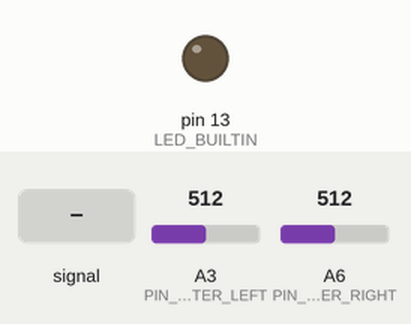
A program run on a simulated Arduino Nano, built with avr-gcc and run on an emulated ATmega328P. Shown: output pins drawn as LEDs (lit = HIGH). Dashed ring = blinking. The test bench sets the inputs (shaded band); at power-on: A3 (PIN_PERIMETER_LEFT) = 512, A6 (PIN_PERIMETER_RIGHT) = 512. What the program prints to the serial monitor is not drawn.

Above: at 2.8 s.
2.9 s: A3 (PIN_PERIMETER_LEFT) fed a 2 Hz sine of ±306 counts around its level
At 4.9 s:
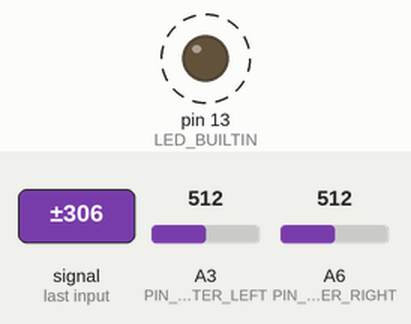
5.9 s: A3 (PIN_PERIMETER_LEFT) set to 716
At 7.1 s:
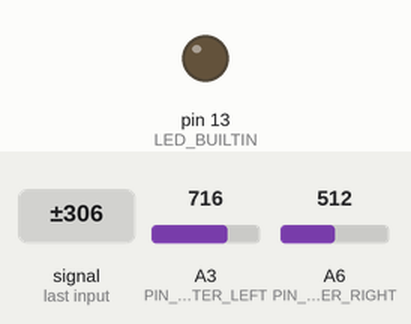
Timing chart, 0 to 8.9 s (numbered marks = the images above; inputs shaded):
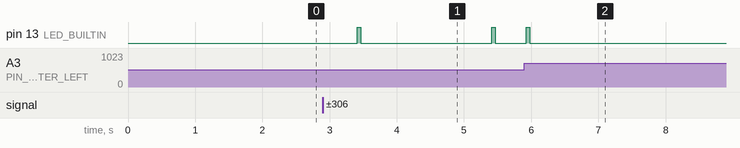

The program:

main.cpp
```cpp
#include <ACS712_AmpSensor.h>
#include <Arduino.h>
#include <SoftwareSerial.h>
#include <Wire.h>
#include <adcman.h>
#include <config.h>
#include <main.h>
#include <perimeter.h>


Perimeter perimeter;
SoftwareSerial serialToESP32(PIN_RX, PIN_TX);

unsigned long currentMillis = 0;
unsigned long lastMillisPerimeter = 0;
unsigned long sendPerimeterInterval = 50;
int isInside = -1;

void setup() {
    Serial.begin(9600);
    serialToESP32.begin(9600);
    ADCMan.init();
    // ADCMan.sampleRate = SRATE_9615;
    perimeter.setPins(PIN_PERIMETER_LEFT, PIN_PERIMETER_RIGHT);
    perimeter.speedTest();
    pinMode(LED_BUILTIN, OUTPUT);
    digitalWrite(LED_BUILTIN, LOW);
    delay(25);
    Serial.println("setup done!");
}


void loop() {

    currentMillis = millis();
    ADCMan.run();

    if (currentMillis - lastMillisPerimeter > sendPerimeterInterval) {

        if (ADCMan.isCaptureComplete(PIN_PERIMETER_LEFT)) {

            char message[10];
            snprintf(message, sizeof(message), "%d", perimeter.getMagnitude(0));
            // Serial.println(message);
            // SendDataToESP32(NodeMCUMessageTopics::PerimeterValue, message);

            int inside = perimeter.isInside(0) == true ? 1 : 0;

            if (isInside != inside) {
                snprintf(message, sizeof(message), "%d", inside);
                SendDataToESP32(NodeMCUMessageTopics::PerimeterInsideValue, message);
                isInside = inside;
                // Serial.println("send");
                digitalWrite(LED_BUILTIN, isInside == 1 ? 0 : 1);
            }

            lastMillisPerimeter = currentMillis;
        }
    }
}

void SendDataToESP32(NodeMCUMessageTopics topic, char *value) {
    serialToESP32.print('|' + String(topic) + "=" + value + ";" + '\n');
}
```

ACS712_AmpSensor.h
```cpp
#ifndef ACS712_h
#define ACS712_h

#include <Arduino.h>

#define ADC_SCALE 1023.0
#define VREF 5.0
#define DEFAULT_FREQUENCY 50

enum ACS712_type { ACS712_05B, ACS712_20A, ACS712_30A };

class ACS712 {
  public:
    ACS712(ACS712_type type, uint8_t _pin);
    int calibrate();
    void setZeroPoint(int _zero);
    void setSensitivity(float sens);
    float getCurrentDC();
    float getCurrentAC(uint16_t frequency = 50);

  private:
    int zero = 512;
    float sensitivity;
    uint8_t pin;
};

#endif
```

adcman.h
```cpp
// (licence header left out)
/*
Problem: you have multiple analog inputs, some need only to be sampled once, other need
a fixed sample rate.

Solution:
Arduino ADC manager (ADC0-ADC9)
- can capture multiple pins one after the other (example ADC0: 1000 samples, ADC1: 100 samples, ADC2: 1 sample etc.)
- can capture more than one sample into buffers (fixed sample rate)
- runs in background: interrupt-based (free-running)
- two types of ADC capture:
  1) free-running ADC capturing (for certain sample count) (8 bit signed - zero = VCC/2)
  2) ordinary ADC sampling (one-time sampling) (10 bit unsigned)
- WARNING: never use any 'analogRead()' in your code when using this class!

How to use it (example):
1. Initialize ADC:  ADCMan.init();
2. Set ADC pin:     ADCMan.setCapture(pinMotorMowSense, 1, 1);
3. Program loop:    while (true){
                      ADCMan.run();
                      if (ADCMan.isCaptureComplete(pinMotorMowSense)){
                        int value = ADCMan.read(pinMotorMowSense);
                      }
                    }
*/


#ifndef ADCMAN_H
#define ADCMAN_H


#include <Arduino.h>


// sample rates
enum {
  SRATE_9615,
  SRATE_19231,
  SRATE_38462
};


class ADCManager
{
  public:
    ADCManager();
    // call this in setup
    void init();
    // call this to calibrate offsets of channels with autocalibrate
    void calibrate();
    // configure sampling for pin:
    // samplecount = 1: 10 bit sampling (unsigned)
    // samplecount > 1: 8 bit sampling (signed - zero = VCC/2)
    void setCapture(byte pin, byte samplecount, boolean autoCalibrateOfs);
    // get buffer with samples for pin
    int8_t* getCapture(byte pin);
    // restart sampling for pin
    void restart(byte pin);
    // samplecount=1: get one sample for pin
    // samplecount>1: get first sample for pin
    int read(byte pin);
	// read the median value of samples
    int readMedian(byte pin);
    boolean isCaptureComplete(byte pin);
    // statistics only
    int getCapturedChannels();
    int16_t getADCMin(byte pin);
    int16_t getADCMax(byte pin);
    int16_t getADCOfs(byte pin);
    // return number samples to capture
    int getCaptureSize(byte pin);
    // calibration data available?
    boolean calibrationDataAvail();
    // get the manager running, starts sampling next pin
    void run();
    uint8_t sampleRate;
  private:
    int capturedChannels;
    void startADC(int sampleCount);
    bool calibrationAvail;
    void calibrateOfs(byte pin);
    void startCapture(int sampleCount);
    void stopCapture();
    boolean loadCalib();
    void loadSaveCalib(boolean readflag);
    void saveCalib();
    void printCalib();
};

extern ADCManager ADCMan;


#endif
```

flashmem.h
```cpp
#ifndef FLASHMEM_H
#define FLASHMEM_H

#include <Arduino.h>


class FlashClass
{
  public:
    boolean verboseOutput;
    FlashClass();
    byte read(uint32_t address);
    byte* readAddress(uint32_t address);
    boolean write(uint32_t address, byte value);
    boolean write(uint32_t address, byte *data, uint32_t dataLength);
    void dump();
    void restore();
		void test();
};


extern FlashClass Flash;


template <class T> int eewrite(int &ee, const T& value)
{
    const byte* p = (const byte*)(const void*)&value;
    unsigned int i;
    for (i = 0; i < sizeof(value); i++)
          Flash.write(ee++, *p++);
    return i;
}

template <class T> int eeread(int &ee, T& value)
{
    byte* p = (byte*)(void*)&value;
    unsigned int i;
    for (i = 0; i < sizeof(value); i++)
          *p++ = Flash.read(ee++);
    return i;
}

template <class T> int eereadwrite(boolean readflag, int &ee, T& value)
{
    byte* p = (byte*)(void*)&value;
    unsigned int i;
    for (i = 0; i < sizeof(value); i++)
    {
       if (readflag) *p++ = Flash.read(ee++);
         else Flash.write(ee++, *p++);
    }
    return i;
}


int eereadwriteString(boolean readflag, int &ee, String& value);


#endif
```

main.h
```cpp
#pragma once

#include <Arduino.h>

enum NodeMCUMessageTopics { NewState = 1, PerimeterValue = 2, PerimeterInsideValue = 3, AmpValue = 4, VoltValue = 5, RainValue = 6 };

void SendDataToESP32(NodeMCUMessageTopics topic, char *value);
```

perimeter.h
```cpp
// (licence header left out)
/*
perimeter v2 receiver for Arduino sound sensors/LM386 using digital filter: matched filter - evaluates signal polarity of 'pulse3' signal on one ADC pin (for one coil)
 (for details see    http://wiki.ardumower.de/index.php?title=Perimeter_wire )

How to use it (example):
  1. initialize ADC:        ADCMan.init();
  2. set perimeter pins:    Perimeter.setPins(pinPerimeterLeft, pinPerimeterRight);
  3. read perimeter:        int value = Perimeter.getMagnitude(0);

*/

#ifndef PERIMETER_H
#define PERIMETER_H

#include <Arduino.h>

#define RAW_SIGNAL_SAMPLE_SIZE 32


class Perimeter
{
  public:
    Perimeter();
    // set ADC pins
    void setPins(byte idx0Pin, byte idx1Pin);
    const int8_t* getRawSignalSample(byte idx);
    // get perimeter magnitude
    int getMagnitude(byte idx);
    int getSmoothMagnitude(byte idx);
    // inside perimeter (true) or outside (false)?
    boolean isInside(byte idx);
    // perimeter signal timed out? (e.g. due to broken wire)
    boolean signalTimedOut(byte idx);
    int16_t getSignalMin(byte idx);
    int16_t getSignalMax(byte idx);
    int16_t getSignalAvg(byte idx);
    float getFilterQuality(byte idx);
    void speedTest();
		byte signalCodeNo; // not used yet
    int16_t timedOutIfBelowSmag;
    int16_t timeOutSecIfNotInside;
    // swap coil polarity?
    bool swapCoilPolarity;
    char subSample;
  private:
    unsigned long lastInsideTime[2];
    byte idxPin[2]; // channel for idx
    int callCounter;
    int16_t mag [2]; // perimeter magnitude per channel
    float smoothMag[2];
    float filterQuality[2];
    int16_t signalMin[2];
    int16_t signalMax[2];
    int16_t signalAvg[2];
    int signalCounter[2];
    int8_t rawSignalSample[2][RAW_SIGNAL_SAMPLE_SIZE];
    void matchedFilter(byte idx);
    int16_t corrFilter(int8_t *H, int8_t subsample, int16_t M, int8_t *ip, int16_t nPts, float &quality);
    void printADCMinMax(int8_t *samples);
};


#endif
```

ACS712_AmpSensor.cpp
```cpp
#include <ACS712_AmpSensor.h>
#include <adcman.h>

ACS712::ACS712(ACS712_type type, uint8_t _pin) {
    pin = _pin;

    // Different models of the sensor have their sensitivity:
    switch (type) {
    case ACS712_05B:
        sensitivity = 0.185;
        break;
    case ACS712_20A:
        sensitivity = 0.100;
        break;
    case ACS712_30A:
        sensitivity = 0.066;
        break;
    }
}

int ACS712::calibrate() {
    uint16_t acc = 0;
    // for (int i = 0; i < 10; i++) {
    //     acc += analogRead(pin);
    // }
    ADCMan.run();
    if (ADCMan.isCaptureComplete(pin)) {
        zero = ADCMan.read(pin);
    }

    // zero = acc / 10;
    return zero;
}

void ACS712::setZeroPoint(int _zero) {
    zero = _zero;
}

void ACS712::setSensitivity(float sens) {
    sensitivity = sens;
}

float ACS712::getCurrentDC() {
    int16_t acc = 0;
    for (int i = 0; i < 10; i++) {
        // acc += analogRead(pin) - zero;
        if (ADCMan.isCaptureComplete(pin)) {
            acc += ADCMan.read(pin) - zero;
        }
    }
    float I = (float)acc / 10.0 / ADC_SCALE * VREF / sensitivity;
    return I;
}

float ACS712::getCurrentAC(uint16_t frequency) {
    uint32_t period = 1000000 / frequency;
    uint32_t t_start = micros();

    uint32_t Isum = 0, measurements_count = 0;
    int32_t Inow;

    while (micros() - t_start < period) {
        if (ADCMan.isCaptureComplete(pin)) {
            Inow += ADCMan.read(pin) - zero;
        }
        // Inow = analogRead(pin) - zero;
        Isum += Inow * Inow;
        measurements_count++;
    }

    float Irms = sqrt(Isum / measurements_count) / ADC_SCALE * VREF / sensitivity;
    return Irms;
}
```

flashmem.cpp
```cpp
#include "flashmem.h"
#include "config.h"
#include "drivers.h"

#ifdef __AVR__
#include <EEPROM.h>
#else
#endif

// size we use (actual size is on mega 4K, on nano 1K)
#define EEPROM_SIZE 1024

FlashClass Flash;

int eereadwriteString(boolean readflag, int &ee, String &value) {
    unsigned int i;
    if (readflag) {
        value = "";
        char ch = Flash.read(ee++);
        while (ch) {
            value += ch;
            ch = Flash.read(ee++);
        }
    } else {
        for (i = 0; i < value.length(); i++) {
            Flash.write(ee++, value.charAt(i));
        }
        Flash.write(ee++, 0);
    }
}


FlashClass::FlashClass() {
    verboseOutput = false;
#ifdef __AVR__
#else
#endif
}


void FlashClass::test() {
    Serial.println(F("EEPROM test - Please wait..."));
    bool success = true;
    for (int i = 0; i < EEPROM_SIZE; i++) { // test 1024 addresses
        byte temp = read(i);                // read original value
        write(i, ((byte)i));                // write test value
        byte v = read(i);                   // get test value
        write(i, temp);                     // write back original value
        if (v != ((byte)i)) {               // incorrect read or write or both
            Serial.println(F("EEPROM error - RTC module missing?"));
            success = false;
            break;
        }
    }
    if (success)
        Serial.println(F("success!"));
}

byte FlashClass::read(uint32_t address) {
#ifdef __AVR__
    return EEPROM.read(address);
#else
    return readAT24C32(address);
#endif
}

byte *FlashClass::readAddress(uint32_t address) {
#ifdef __AVR__
    byte d = EEPROM.read(address);
    return &d;
#else
    byte d = readAT24C32(address);
    return &d;
#endif
}


void FlashClass::dump() {
    Serial.print(F("EEPROM dump (for backup): "));
    Serial.print(EEPROM_SIZE);
    Serial.println(F(" bytes (excluding checksum)"));
    byte sum = 0;
    char tmp[16];
    for (int i = 0; i < EEPROM_SIZE; i++) {
        byte v = read(i);
        sprintf(tmp, "%.2X,", v);
        Serial.print(tmp);
        sum += v;
    }
    sprintf(tmp, "%.2X", sum);
    Serial.print(tmp);
    Serial.println();
}


void FlashClass::restore() {
    Serial.println(F("EEPROM restore: please send EEPROM backup string..."));
    String s = "";
    // wait until serial FIFO is empty
    while (Serial.available()) {
        while (Serial.available())
            Serial.read();
        delay(500);
    }
    while (!Serial.available())
        ;
    s = Serial.readString();
    // Console.print(F("received data: "));
    // Console.println(s);
    // find out number of bytes received
    int count = 0;
    for (int i = 0; i < s.length(); i++) {
        if ((s[i] == ' ') || (s[i] == '\r') || (s[i] == '\n'))
            break;
        count++;
    }
    int sz = (count - 2) / 3;
    Serial.print(F("bytes received (excluding checksum): "));
    Serial.println(sz);
    if (sz < 4) {
        Serial.println(F("error: not enough data"));
        return;
    }
    // calculate checksum
    Serial.print(F("calculated checksum: "));
    byte calcsum = 0;
    for (int i = 0; i < sz; i++) {
        String c = s.substring(i * 3, i * 3 + 3);
        byte v = strtol(c.c_str(), NULL, 16);
        calcsum += v;
    }
    Serial.print(calcsum);
    // verify checksum
    Serial.print(F("  received checksum: "));
    String c = s.substring(sz * 3, sz * 3 + 3);
    long sum = strtol(c.c_str(), NULL, 16);
    Serial.println(sum);
    if (sum != calcsum) {
        Serial.println(F("error: checksum incorrect"));
        return;
    }
    // save data to EEPROM
    Serial.print(F("saving data to EEPROM..."));
    for (int i = 0; i < sz; i++) {
        String c = s.substring(i * 3, i * 3 + 3);
        byte v = strtol(c.c_str(), NULL, 16);
        write(i, v);
    }
    Serial.println(F("DONE! please restart system"));
}


boolean FlashClass::write(uint32_t address, byte value) {
#ifdef __AVR__
    EEPROM.write(address, value);
    return true;
#else
    writeAT24C32(address, value);
    return true;
#endif
}


boolean FlashClass::write(uint32_t address, byte *data, uint32_t dataLength) {
    for (int i = 0; i < dataLength; i++) {
        write(address + i, data[i]);
    }
    return true;
}
```

config.h
```cpp
#pragma once

// BUMPER PINS
#define BUMPER_SWITCH_FRONT_RH 46 // Define Pin 47 on the MEGA to detect the microswitch
#define BUMPER_SWITCH_FRONT_LH 47 // Define Pin 46 on the MEGA to detect the microswitch

// UART
#define PIN_RX 10
#define PIN_TX 11

// VOLT/AMP/RAIN PINS
#define RAIN_PIN A0
#define AMP_PIN A1
#define VOLT_PIN A2

// PERIMETER PINS
#define PIN_PERIMETER_LEFT A3  // perimeter pin normally A5
#define PIN_PERIMETER_RIGHT A6 // leave open

// I2C
#define PIN_SDA A4
#define PIN_SCL A5

// ULTRASONIC PINS // FROM BEHIND THE MOWER
#define PIN_SONAR_LEFT_TRIGGER 4
#define PIN_SONAR_LEFT_ECHO 5
#define PIN_SONAR_MIDDLE_TRIGGER 6
#define PIN_SONAR_MIDDLE_ECHO 7
#define PIN_SONAR_RIGHT_TRIGGER 8
#define PIN_SONAR_RIGHT_ECHO 9

// LED PINS
#define PIN_LED LED_BUILTIN

// PERIMETER-SETTINGS
#define SIGCODE_1
```

drivers.h
```cpp
// (licence header left out)
// drivers (motor driver, sensor drivers, etc.)

#ifndef DRIVERS_H
#define DRIVERS_H

#include <Arduino.h>
#ifdef __AVR__
  // Arduino Mega
  #include <EEPROM.h>
#else
  // Arduino Due
#endif


// ---------- date time --------------------------------------

extern char *dayOfWeek[];

struct timehm_t {
  byte hour;
  byte minute;
};

typedef struct timehm_t timehm_t;

struct date_t {
  byte dayOfWeek;
  byte day;
  byte month;
  short year;
};

typedef struct date_t date_t;

struct datetime_t {
  timehm_t time;
  date_t date;
};

typedef struct datetime_t datetime_t;

// ---------- timers --------------------------------------
struct ttimer_t {
  boolean active;
  timehm_t startTime;
  timehm_t stopTime;
  byte daysOfWeek;
};

typedef struct ttimer_t ttimer_t;


// ---- other ----------------------------------


// returns sign of variable (-1, 0, +1)
template <typename T> int sign(T val) {
    return (T(0) < val) - (val < T(0));
}

// ---------- driver functions ----------------------------------

// time helpers
void minutes2time(int minutes, timehm_t &time);
int time2minutes(timehm_t time);
String time2str(timehm_t time);
String date2str(date_t date);

String versionToStr(byte v[]);

// rescale to -PI..+PI
double scalePI(double v);


// ultrasonic sensor
unsigned int readHCSR04(int triggerPin, int echoPin);
unsigned int readURM37(int triggerPin, int echoPin);

// motor drivers
void setPwmFrequency(int pin, int divisor);
void setL298N(int pinDir, int pinPWM, int speed);
void setL9958(int pinDir, int pinPWM, int speed);
void setRomeoMotor(int pinDir, int pinPWM, int speed);
void setMC33926(int pinDir, int pinPWM, int speed);

// lawn sensor
int measureLawnCapacity(int pinSend, int pinReceive);

// real time drivers
boolean readDS1307(datetime_t &dt);
boolean setDS1307(datetime_t &dt);
bool checkAT24C32();
byte readAT24C32(unsigned int address);
byte writeAT24C32(unsigned int address,byte data);

// Returns the day of week (0=Sunday, 6=Saturday) for a given date
int getDayOfWeek(int month, int day, int year, int CalendarSystem);

#endif
```

drivers.cpp
```cpp
// (licence header left out)
#include "drivers.h"
#include "config.h"
#include <Wire.h>
```

Source omitted: adcman.cpp (11796 bytes), perimeter.cpp (8572 bytes)

Measured:
- after the input at 2.9 s, pin 13 (LED_BUILTIN): alternates HIGH for 0.05 s and LOW for 1.9 s, starting after 0.52 s
- after the input at 5.9 s, pin 13 (LED_BUILTIN): goes on until 6.0 s, then stays LOW
